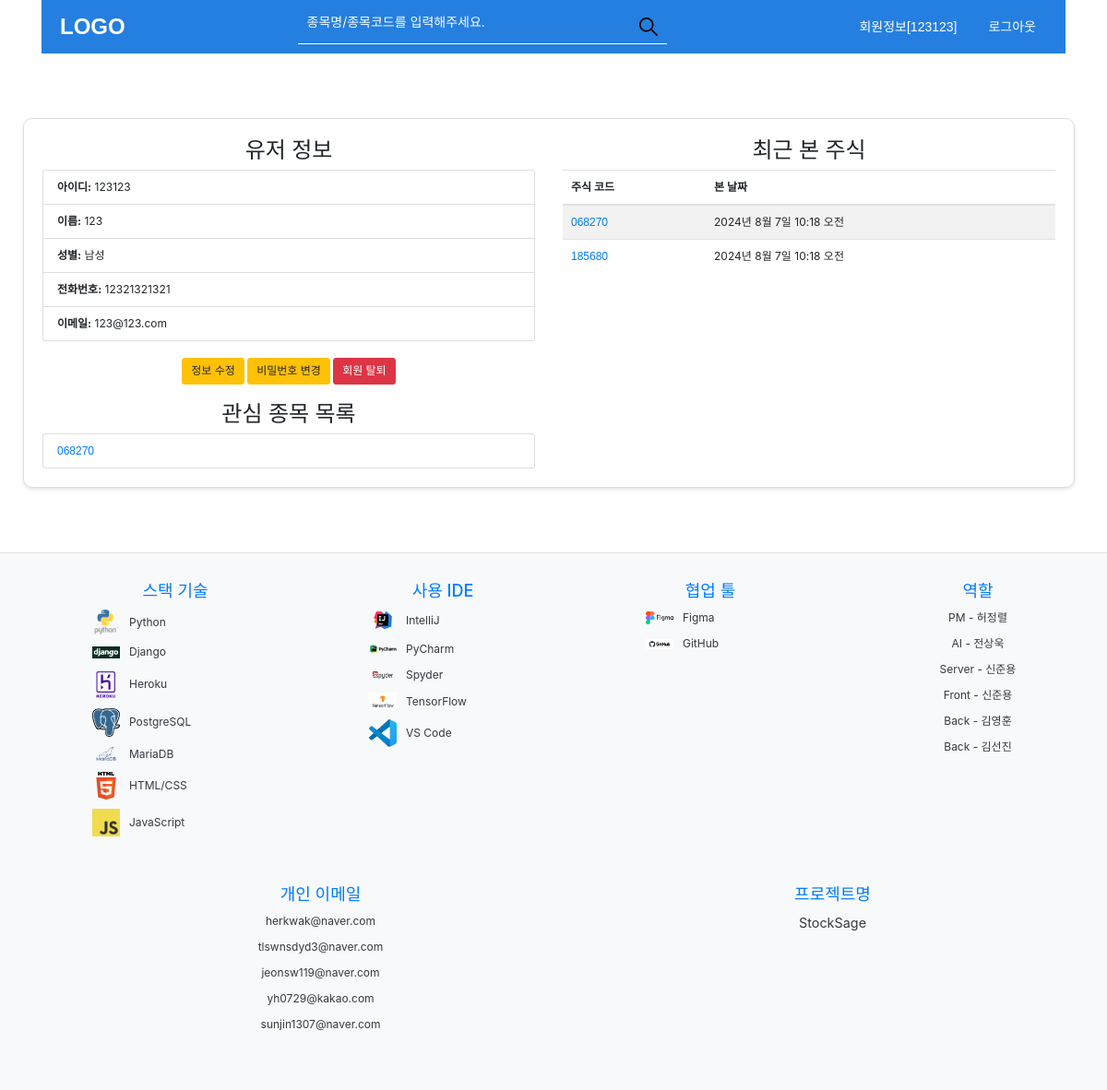
/member/info/ (signed in), run on the app's committed database.
### member/models.py (models this page shows)
class Member(models.Model) :
    id = models.CharField(max_length=20, primary_key=True)
    pass1 = models.CharField(max_length=20)
    name = models.CharField(max_length=20)
    gender = models.IntegerField(default=0)
    tel = models.CharField(max_length=20)
    email = models.CharField(max_length=100)
    is_active = models.BooleanField(default=True)

### stock/models.py (models this page shows)
class InterestStock(models.Model):
    member = models.ForeignKey(Member, on_delete=models.CASCADE)
    stock_code = models.CharField(max_length=10)
    added_at = models.DateTimeField(auto_now_add=True)
    class Meta:
        unique_together = ('member', 'stock_code')  # 동일한 사용자가 같은 종목을 중복 기록하지 않도록

class RecentStock(models.Model):
    member = models.ForeignKey(Member, on_delete=models.CASCADE)
    stock_code = models.CharField(max_length=10)
    viewed_at = models.DateTimeField(auto_now_add=True)
    class Meta:
        ordering = ['-viewed_at']
        unique_together = ('member', 'stock_code')  # 동일한 사용자가 같은 종목을 중복 기록하지 않도록

### decorator/decorator.py (the view)
    def check(request):  #def function(request, id)
        print("deco")
        try:
            login = request.session["id"]
        except:
            context = {"msg": "로그인 하세요", "url": "/member/login/"}
            return render(request, "alert.html", context)
        return func(request)

### decorator/decorator.py (called while the page is built)
def loginchk(func):
    def check(request):  #def function(request, id)
        print("deco")
        try:
            login = request.session["id"]
        except:
            context = {"msg": "로그인 하세요", "url": "/member/login/"}
            return render(request, "alert.html", context)
        return func(request)
    return check

### member/views.py (called while the page is built)
@loginchk
def info(request):
    id1 = request.session["id"]
    member = Member.objects.get(id=id1)
    interest_stocks = InterestStock.objects.filter(member_id=id1).order_by('-added_at')
    recent_stocks = RecentStock.objects.filter(member_id=id1).order_by('-viewed_at')
    return render(request, "member/info.html", {
        "member": member,
        "recent_stock": recent_stocks,
        "interest_stocks": interest_stocks,
    })

### templates/member/info.html (shortened to what this page needs)
{% extends 'base.html' %}
{% block content %}
    <link href="https://stackpath.bootstrapcdn.com/bootstrap/4.5.2/css/bootstrap.min.css" rel="stylesheet">
    <div class="container info-container">
        <div class="row">
            <div class="col-md-6">
                <h2 class="text-center">유저 정보</h2>
                <ul class="list-group mb-4">
                    <li class="list-group-item"><strong>아이디:</strong> {{ member.id }}</li>
                    <li class="list-group-item"><strong>이름:</strong> {{ member.name }}</li>
                    <li class="list-group-item"><strong>성별:</strong>
                        {% if member.gender == 0 %}
                            남성
                        {% elif member.gender == 1 %}
                            여성
                        {% endif %}
                    </li>
                    <li class="list-group-item"><strong>전화번호:</strong> {{ member.tel }}</li>
                    <li class="list-group-item"><strong>이메일:</strong> {{ member.email }}</li>
                </ul>
                <div class="text-center mb-4">
                    <a href="/member/update" class="btn btn-warning">정보 수정</a>
                    <a href="/member/chgpass" class="btn btn-warning">비밀번호 변경</a>
                    <a href="/member/delete" class="btn btn-danger">회원 탈퇴</a>
                </div>
                <h2 class="text-center">관심 종목 목록</h2>
                <ul class="list-group">
                    {% for stock in interest_stocks %}
                        <li class="list-group-item"><a href="/stock/info/?ticker={{ stock.stock_code }}">{{ stock.stock_code }}</a></li>
                    {% empty %}
                        <li class="list-group-item">관심 종목이 없습니다.</li>
                    {% endfor %}
                </ul>
            </div>
            <div class="col-md-6">
                <h2 class="text-center">최근 본 주식</h2>
                <table class="table table-striped">
                    <thead>
                    <tr>
                        <th>주식 코드</th>
                        <th>본 날짜</th>
                    </tr>
                    </thead>
                    <tbody>
                    {% for stock in recent_stock %}
                        <tr>
                            <td><a href="/stock/info/?ticker={{ stock.stock_code }}">{{ stock.stock_code }}</a></td>
                            <td>{{ stock.viewed_at }}</td>
                        </tr>
                    {% empty %}
                        <tr>
                            <td colspan="2">최근 본 주식이 없습니다.</td>
                        </tr>
                    {% endfor %}
                    </tbody>
                </table>
            </div>
        </div>
    </div>
{% endblock %}

### static/css/styles1.css (style rules this page uses)
body, html, a { margin: 0; padding: 0; height: 100%; display: flex; flex-direction: column; font-family: Arial, sans-serif; font-size: 12px; list-style:none; text-decoration : none; }
a { color : #000; }
.container { width: 960px; margin: 0 auto; display: flex; flex-direction: column; flex: 1; }

### static/css/footer.css (style rules this page uses)
body { font-family: Arial, sans-serif; margin: 0; padding: 0; }

### static/css/header.css (style rules this page uses)
body { margin: 0; font-family: 'Arial', sans-serif; background-color: #f9f9f9; }
.container { max-width: 960px; margin: 0 auto; padding: 0 20px; }
.stock-ranking, { padding: 15px; }

### templates/member/info.html (style rules this page uses)
.info-container { margin: 50px auto; padding: 20px; border: 1px solid #ddd; border-radius: 10px; box-shadow: 0 2px 4px rgba(0, 0, 0, 0.1); background-color: #fff; }

### data on the page
Member: id "123123", name "123", tel "12321321321", email "123@123.com"
InterestStock: stock_code "068270"
RecentStock: stock_code "068270", viewed_at "2024년 8월 7일 10:18 오전"
RecentStock: stock_code "185680", viewed_at "2024년 8월 7일 10:18 오전"

### other printed values
{{ request.session.id }} "123123"
